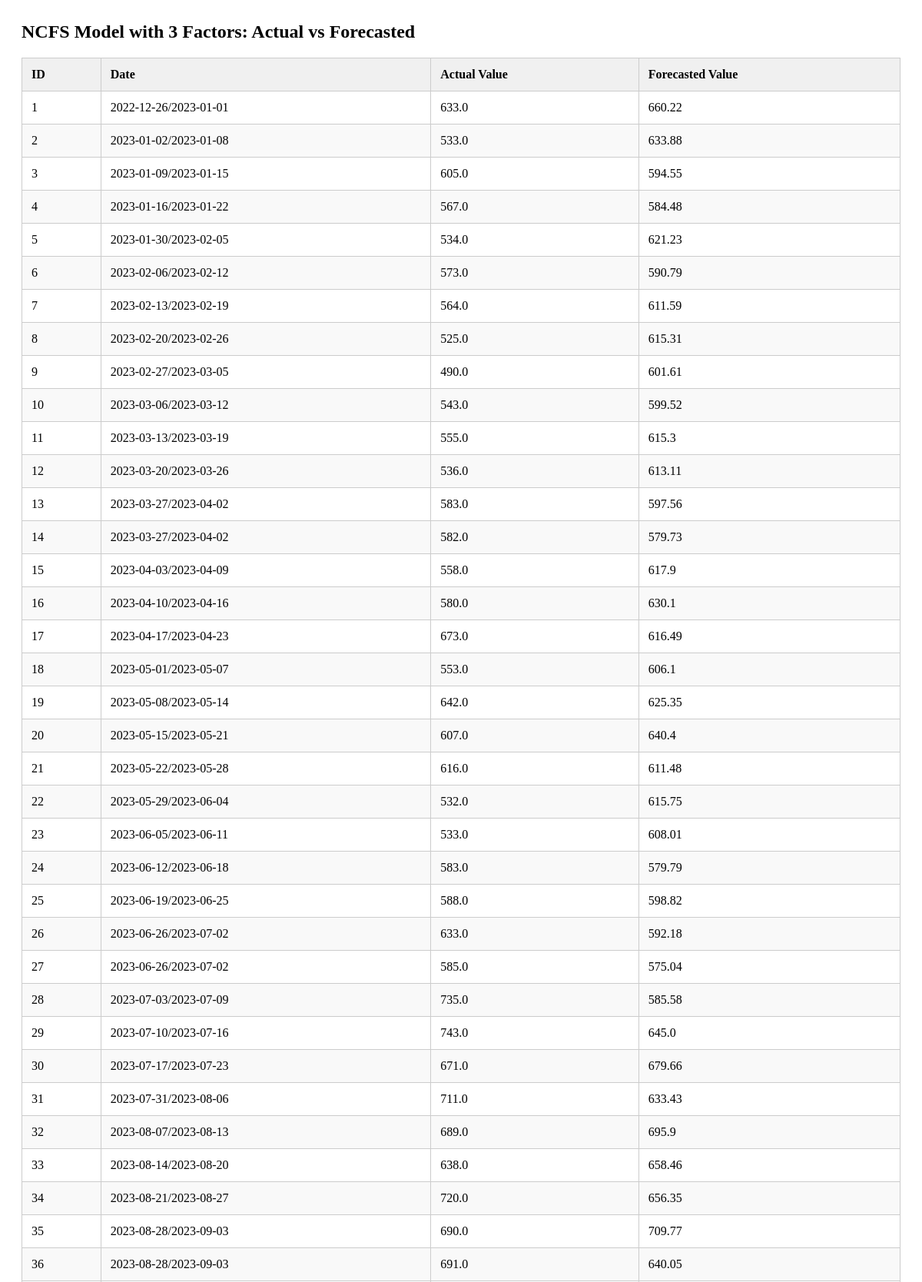
Page /table/ncfs3 (upper part) on the committed database.
### tables this page shows
CREATE TABLE ncfs3 (
        id INTEGER PRIMARY KEY AUTOINCREMENT,
        date TEXT,
        actual_value REAL,
        forecasted_value REAL
    );

### app/controllers/table_routes.py (the view)
@table_routes.route('/ncfs3')
def view_ncfs3():
    result = select_all_from(db.NCFS_TABLE + str(3))
    return render_template('view_ncfs3.html', title = 'NCFS 3', data = result)

### app/models/database.py (called while the page is built)
def get_db_cursor():
    if 'db' not in g:
        g.db = sqlite3.connect(current_app.config["DATABASE"])  # Connect to the database
        g.db.row_factory = sqlite3.Row                          # Configure rows to behave like dictionaries
    return g.db, g.db.cursor()

### app/services/data_handling/queries.py (called while the page is built)
def select_all_from(table):
    _, cursor = get_db_cursor()
    try:
        cursor.execute(f'SELECT * FROM {table}')
        return cursor.fetchall()
    except Exception as e:
        return handle_exception(e, context = msg.ERROR_SELECT + table)

### app/templates/view_ncfs3.html (shortened to what this page needs)
<section id="ncfs3" class="ncfs3 bg-white">
  <h2 class="section-title text-md font-extrabold text-blue">
    NCFS Model with 3 Factors: Actual vs Forecasted
  </h2>
  <table class="min-w-full mt-4 border border-gray-300">
    <thead>
      <tr class="table_row">
        <th>ID</th>
        <th>Date</th>
        <th>Actual Value</th>
        <th>Forecasted Value</th>
      </tr>
    </thead>
    <tbody>
      {% for row in data %}
      <tr>
        <td>{{ row['id'] }}</td>
        <td>{{ row['date'] }}</td>
        <td>{{ row['actual_value'] }}</td>
        <td>{{ row['forecasted_value'] }}</td>
      </tr>
      {% endfor %}
    </tbody>
  </table>
</section>

### app/templates/view_ncfs3.html (style rules this page uses)
.ncfs3 { padding: 20px; }
.section-title { margin: 0 0 20px; }
table { border-collapse: collapse; width: 100%; }
th, td { border: 1px solid #ccc; padding: 12px; text-align: left; }
th { background-color: #f0f0f0; }
tr:nth-child(even) { background-color: #f9f9f9; }

### rows in the picture
ncfs3: id "1", date "2022-12-26/2023-01-01", actual_value "633.0", forecasted_value "660.22"
ncfs3: id "2", date "2023-01-02/2023-01-08", actual_value "533.0", forecasted_value "633.88"
ncfs3: id "3", date "2023-01-09/2023-01-15", actual_value "605.0", forecasted_value "594.55"
ncfs3: id "4", date "2023-01-16/2023-01-22", actual_value "567.0", forecasted_value "584.48"
ncfs3: id "5", date "2023-01-30/2023-02-05", actual_value "534.0", forecasted_value "621.23"
ncfs3: id "6", date "2023-02-06/2023-02-12", actual_value "573.0", forecasted_value "590.79"
ncfs3: id "7", date "2023-02-13/2023-02-19", actual_value "564.0", forecasted_value "611.59"
ncfs3: id "8", date "2023-02-20/2023-02-26", actual_value "525.0", forecasted_value "615.31"
ncfs3: id "9", date "2023-02-27/2023-03-05", actual_value "490.0", forecasted_value "601.61"
ncfs3: id "10", date "2023-03-06/2023-03-12", actual_value "543.0", forecasted_value "599.52"
ncfs3: id "11", date "2023-03-13/2023-03-19", actual_value "555.0", forecasted_value "615.3"
ncfs3: id "12", date "2023-03-20/2023-03-26", actual_value "536.0", forecasted_value "613.11"
ncfs3: id "13", date "2023-03-27/2023-04-02", actual_value "583.0", forecasted_value "597.56"
ncfs3: id "14", date "2023-03-27/2023-04-02", actual_value "582.0", forecasted_value "579.73"
ncfs3: id "15", date "2023-04-03/2023-04-09", actual_value "558.0", forecasted_value "617.9"
ncfs3: id "16", date "2023-04-10/2023-04-16", actual_value "580.0", forecasted_value "630.1"
ncfs3: id "17", date "2023-04-17/2023-04-23", actual_value "673.0", forecasted_value "616.49"
ncfs3: id "18", date "2023-05-01/2023-05-07", actual_value "553.0", forecasted_value "606.1"
ncfs3: id "19", date "2023-05-08/2023-05-14", actual_value "642.0", forecasted_value "625.35"
ncfs3: id "20", date "2023-05-15/2023-05-21", actual_value "607.0", forecasted_value "640.4"
ncfs3: id "21", date "2023-05-22/2023-05-28", actual_value "616.0", forecasted_value "611.48"
ncfs3: id "22", date "2023-05-29/2023-06-04", actual_value "532.0", forecasted_value "615.75"
ncfs3: id "23", date "2023-06-05/2023-06-11", actual_value "533.0", forecasted_value "608.01"
ncfs3: id "24", date "2023-06-12/2023-06-18", actual_value "583.0", forecasted_value "579.79"
ncfs3: id "25", date "2023-06-19/2023-06-25", actual_value "588.0", forecasted_value "598.82"
ncfs3: id "26", date "2023-06-26/2023-07-02", actual_value "633.0", forecasted_value "592.18"
ncfs3: id "27", date "2023-06-26/2023-07-02", actual_value "585.0", forecasted_value "575.04"
ncfs3: id "28", date "2023-07-03/2023-07-09", actual_value "735.0", forecasted_value "585.58"
ncfs3: id "29", date "2023-07-10/2023-07-16", actual_value "743.0", forecasted_value "645.0"
ncfs3: id "30", date "2023-07-17/2023-07-23", actual_value "671.0", forecasted_value "679.66"
ncfs3: id "31", date "2023-07-31/2023-08-06", actual_value "711.0", forecasted_value "633.43"
ncfs3: id "32", date "2023-08-07/2023-08-13", actual_value "689.0", forecasted_value "695.9"
ncfs3: id "33", date "2023-08-14/2023-08-20", actual_value "638.0", forecasted_value "658.46"
ncfs3: id "34", date "2023-08-21/2023-08-27", actual_value "720.0", forecasted_value "656.35"
ncfs3: id "35", date "2023-08-28/2023-09-03", actual_value "690.0", forecasted_value "709.77"
ncfs3: id "36", date "2023-08-28/2023-09-03", actual_value "691.0", forecasted_value "640.05"
